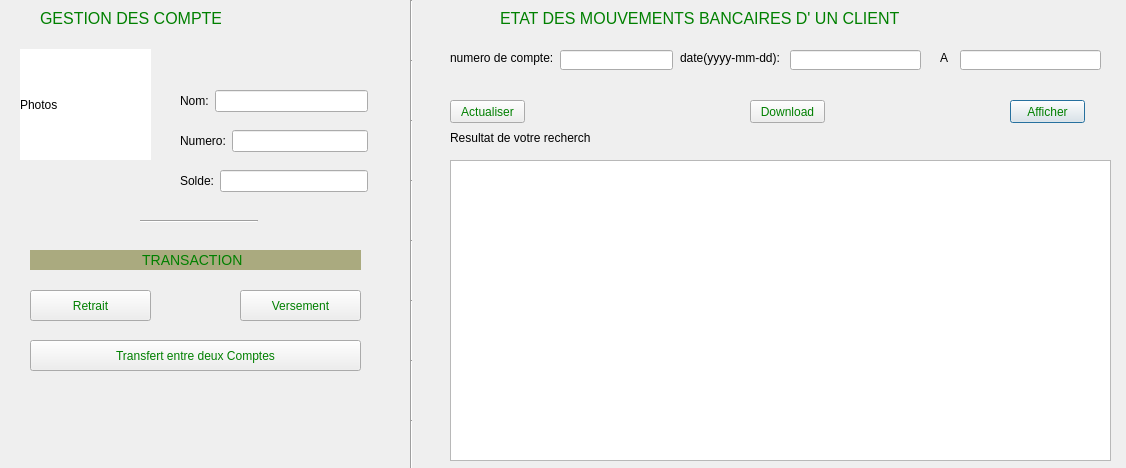
<?xml version="1.0" encoding="UTF-8"?>
<ui version="4.0">
 <class>mycomptes</class>
 <widget class="QDialog" name="mycomptes">
  <property name="geometry">
   <rect>
    <x>0</x>
    <y>0</y>
    <width>1126</width>
    <height>468</height>
   </rect>
  </property>
  <property name="windowTitle">
   <string>Dialog</string>
  </property>
  <widget class="QLabel" name="searchTitle">
   <property name="geometry">
    <rect>
     <x>450</x>
     <y>50</y>
     <width>111</width>
     <height>16</height>
    </rect>
   </property>
   <property name="text">
    <string>numero de compte:</string>
   </property>
  </widget>
  <widget class="Line" name="line_7">
   <property name="geometry">
    <rect>
     <x>410</x>
     <y>360</y>
     <width>3</width>
     <height>61</height>
    </rect>
   </property>
   <property name="orientation">
    <enum>Qt::Vertical</enum>
   </property>
  </widget>
  <widget class="QLabel" name="label_4">
   <property name="geometry">
    <rect>
     <x>680</x>
     <y>50</y>
     <width>101</width>
     <height>16</height>
    </rect>
   </property>
   <property name="text">
    <string>date(yyyy-mm-dd):</string>
   </property>
  </widget>
  <widget class="QTableView" name="tableView">
   <property name="geometry">
    <rect>
     <x>450</x>
     <y>160</y>
     <width>661</width>
     <height>301</height>
    </rect>
   </property>
   <property name="editTriggers">
    <set>QAbstractItemView::NoEditTriggers</set>
   </property>
  </widget>
  <widget class="QLabel" name="title_etat">
   <property name="geometry">
    <rect>
     <x>500</x>
     <y>10</y>
     <width>401</width>
     <height>16</height>
    </rect>
   </property>
   <property name="styleSheet">
    <string notr="true">#title_etat{
	color: green;
	font-size: 16px;
}</string>
   </property>
   <property name="text">
    <string>ETAT DES MOUVEMENTS BANCAIRES D' UN CLIENT</string>
   </property>
  </widget>
  <widget class="QWidget" name="layoutWidget">
   <property name="geometry">
    <rect>
     <x>180</x>
     <y>90</y>
     <width>188</width>
     <height>22</height>
    </rect>
   </property>
   <layout class="QHBoxLayout" name="horizontalLayout_2">
    <item>
     <widget class="QLabel" name="label">
      <property name="text">
       <string>Nom:</string>
      </property>
     </widget>
    </item>
    <item>
     <widget class="QLineEdit" name="lineEdit"/>
    </item>
   </layout>
  </widget>
  <widget class="Line" name="line">
   <property name="geometry">
    <rect>
     <x>410</x>
     <y>0</y>
     <width>3</width>
     <height>61</height>
    </rect>
   </property>
   <property name="orientation">
    <enum>Qt::Vertical</enum>
   </property>
  </widget>
  <widget class="QPushButton" name="search">
   <property name="geometry">
    <rect>
     <x>1010</x>
     <y>100</y>
     <width>75</width>
     <height>23</height>
    </rect>
   </property>
   <property name="styleSheet">
    <string notr="true">#search{
		background-color: #eeeeee;
    color: green;
}</string>
   </property>
   <property name="text">
    <string>Afficher</string>
   </property>
  </widget>
  <widget class="Line" name="line_8">
   <property name="geometry">
    <rect>
     <x>140</x>
     <y>220</y>
     <width>118</width>
     <height>3</height>
    </rect>
   </property>
   <property name="orientation">
    <enum>Qt::Horizontal</enum>
   </property>
  </widget>
  <widget class="Line" name="line_9">
   <property name="geometry">
    <rect>
     <x>410</x>
     <y>420</y>
     <width>3</width>
     <height>61</height>
    </rect>
   </property>
   <property name="orientation">
    <enum>Qt::Vertical</enum>
   </property>
  </widget>
  <widget class="QWidget" name="layoutWidget_2">
   <property name="geometry">
    <rect>
     <x>180</x>
     <y>130</y>
     <width>188</width>
     <height>22</height>
    </rect>
   </property>
   <layout class="QHBoxLayout" name="horizontalLayout">
    <item>
     <widget class="QLabel" name="label_2">
      <property name="text">
       <string>Numero:</string>
      </property>
     </widget>
    </item>
    <item>
     <widget class="QLineEdit" name="lineEdit_2"/>
    </item>
   </layout>
  </widget>
  <widget class="QLabel" name="transaction">
   <property name="geometry">
    <rect>
     <x>30</x>
     <y>250</y>
     <width>331</width>
     <height>20</height>
    </rect>
   </property>
   <property name="styleSheet">
    <string notr="true">#transaction{
           font-size: 14px;
		   color: green;
          background: rgb(170, 170, 127);
}</string>
   </property>
   <property name="text">
    <string>                             TRANSACTION</string>
   </property>
  </widget>
  <widget class="QLabel" name="label_6">
   <property name="geometry">
    <rect>
     <x>450</x>
     <y>130</y>
     <width>141</width>
     <height>16</height>
    </rect>
   </property>
   <property name="text">
    <string>Resultat de votre recherche</string>
   </property>
  </widget>
  <widget class="QPushButton" name="retrait">
   <property name="geometry">
    <rect>
     <x>30</x>
     <y>290</y>
     <width>121</width>
     <height>31</height>
    </rect>
   </property>
   <property name="styleSheet">
    <string notr="true">#retrait{
	background-color:  #eeeeee;
    color: green;
}</string>
   </property>
   <property name="text">
    <string>Retrait</string>
   </property>
  </widget>
  <widget class="QLineEdit" name="dataf">
   <property name="geometry">
    <rect>
     <x>960</x>
     <y>50</y>
     <width>141</width>
     <height>20</height>
    </rect>
   </property>
   <property name="readOnly">
    <bool>false</bool>
   </property>
  </widget>
  <widget class="QWidget" name="layoutWidget_3">
   <property name="geometry">
    <rect>
     <x>180</x>
     <y>170</y>
     <width>188</width>
     <height>22</height>
    </rect>
   </property>
   <layout class="QHBoxLayout" name="horizontalLayout_3">
    <item>
     <widget class="QLabel" name="label_3">
      <property name="text">
       <string>Solde:</string>
      </property>
     </widget>
    </item>
    <item>
     <widget class="QLineEdit" name="lineEdit_3"/>
    </item>
   </layout>
  </widget>
  <widget class="QLineEdit" name="searchClients">
   <property name="geometry">
    <rect>
     <x>560</x>
     <y>50</y>
     <width>113</width>
     <height>20</height>
    </rect>
   </property>
  </widget>
  <widget class="Line" name="line_5">
   <property name="geometry">
    <rect>
     <x>410</x>
     <y>120</y>
     <width>3</width>
     <height>61</height>
    </rect>
   </property>
   <property name="orientation">
    <enum>Qt::Vertical</enum>
   </property>
  </widget>
  <widget class="QPushButton" name="download">
   <property name="geometry">
    <rect>
     <x>750</x>
     <y>100</y>
     <width>75</width>
     <height>23</height>
    </rect>
   </property>
   <property name="styleSheet">
    <string notr="true">#download{
	background-color:#eeeeee;
    color: green;
}</string>
   </property>
   <property name="text">
    <string>Download</string>
   </property>
  </widget>
  <widget class="QLabel" name="label_title">
   <property name="geometry">
    <rect>
     <x>40</x>
     <y>10</y>
     <width>181</width>
     <height>16</height>
    </rect>
   </property>
   <property name="styleSheet">
    <string notr="true">#label_title{
	color: green;
	font-size: 16px;
}</string>
   </property>
   <property name="text">
    <string>GESTION DES COMPTES</string>
   </property>
  </widget>
  <widget class="Line" name="line_4">
   <property name="geometry">
    <rect>
     <x>410</x>
     <y>240</y>
     <width>3</width>
     <height>61</height>
    </rect>
   </property>
   <property name="orientation">
    <enum>Qt::Vertical</enum>
   </property>
  </widget>
  <widget class="Line" name="line_3">
   <property name="geometry">
    <rect>
     <x>410</x>
     <y>180</y>
     <width>3</width>
     <height>61</height>
    </rect>
   </property>
   <property name="orientation">
    <enum>Qt::Vertical</enum>
   </property>
  </widget>
  <widget class="QPushButton" name="versement">
   <property name="geometry">
    <rect>
     <x>240</x>
     <y>290</y>
     <width>121</width>
     <height>31</height>
    </rect>
   </property>
   <property name="styleSheet">
    <string notr="true">#versement{
	background-color:  #eeeeee;
    color: green;
}</string>
   </property>
   <property name="text">
    <string>Versement</string>
   </property>
  </widget>
  <widget class="QPushButton" name="transferer">
   <property name="geometry">
    <rect>
     <x>30</x>
     <y>340</y>
     <width>331</width>
     <height>31</height>
    </rect>
   </property>
   <property name="styleSheet">
    <string notr="true">#transferer{
	background-color:  #eeeeee;
    color: green;
}</string>
   </property>
   <property name="text">
    <string>Transfert entre deux Comptes</string>
   </property>
  </widget>
  <widget class="QPushButton" name="actualiser">
   <property name="geometry">
    <rect>
     <x>450</x>
     <y>100</y>
     <width>75</width>
     <height>23</height>
    </rect>
   </property>
   <property name="styleSheet">
    <string notr="true">#actualiser{
	background-color: #eeeeee;
    color: green;	
}</string>
   </property>
   <property name="text">
    <string>Actualiser</string>
   </property>
  </widget>
  <widget class="QLabel" name="label_5">
   <property name="geometry">
    <rect>
     <x>940</x>
     <y>50</y>
     <width>16</width>
     <height>16</height>
    </rect>
   </property>
   <property name="text">
    <string>A</string>
   </property>
  </widget>
  <widget class="QLabel" name="photos">
   <property name="geometry">
    <rect>
     <x>20</x>
     <y>49</y>
     <width>131</width>
     <height>111</height>
    </rect>
   </property>
   <property name="styleSheet">
    <string notr="true">#photos{
	 background: #ffffff;
}</string>
   </property>
   <property name="text">
    <string>Photos</string>
   </property>
  </widget>
  <widget class="Line" name="line_6">
   <property name="geometry">
    <rect>
     <x>410</x>
     <y>300</y>
     <width>3</width>
     <height>61</height>
    </rect>
   </property>
   <property name="orientation">
    <enum>Qt::Vertical</enum>
   </property>
  </widget>
  <widget class="QLineEdit" name="datei">
   <property name="geometry">
    <rect>
     <x>790</x>
     <y>50</y>
     <width>131</width>
     <height>20</height>
    </rect>
   </property>
  </widget>
  <widget class="Line" name="line_2">
   <property name="geometry">
    <rect>
     <x>410</x>
     <y>60</y>
     <width>3</width>
     <height>61</height>
    </rect>
   </property>
   <property name="orientation">
    <enum>Qt::Vertical</enum>
   </property>
  </widget>
 </widget>
 <resources/>
 <connections/>
</ui>
